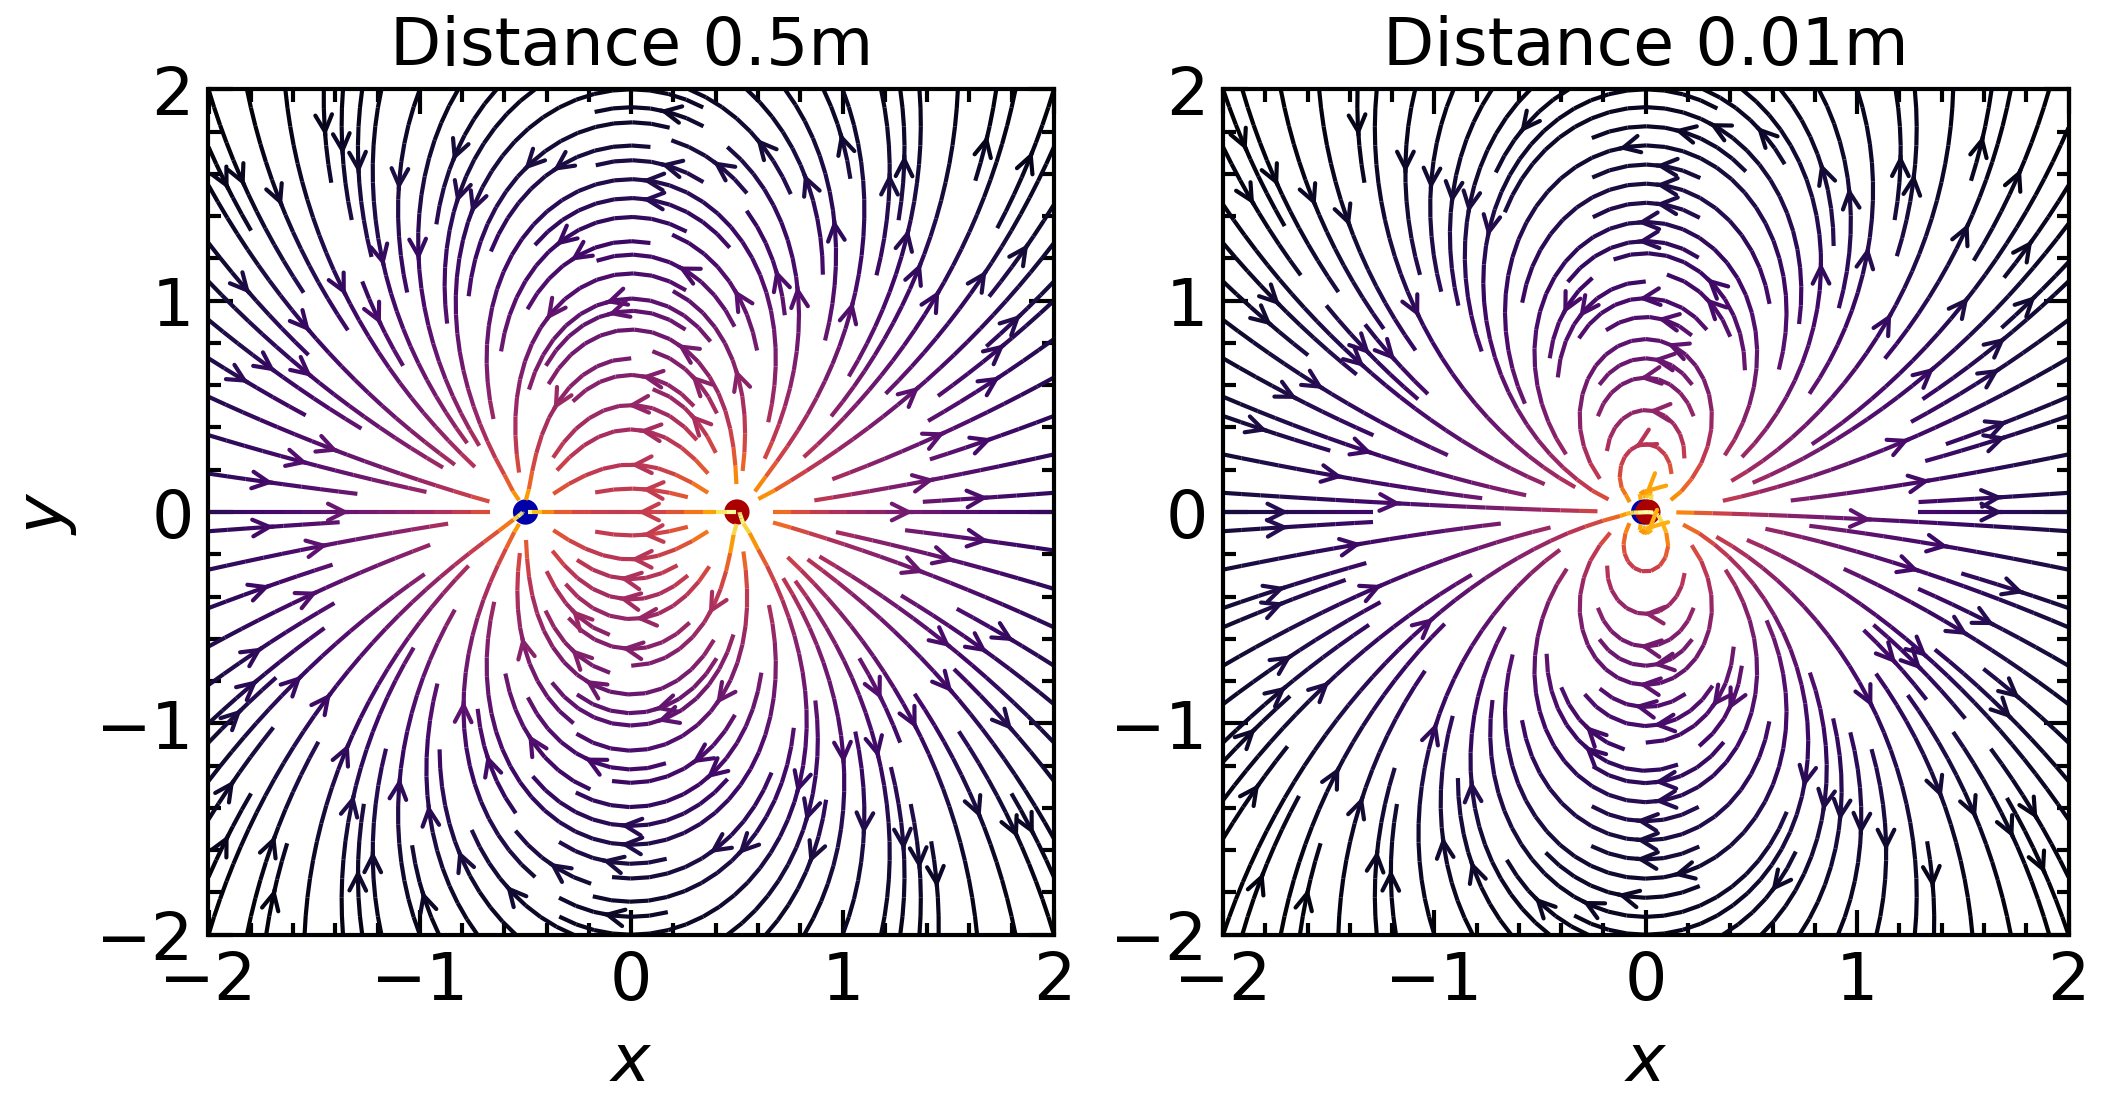

This figure's Python source:
# %% 
import matplotlib.pyplot as plt
import scienceplots

from pyEMField import E_field, Particle
from pyEMField import QE, QP

plt.style.use(["science", "notebook"])

# %% Electric dipole
distance_1 = 0.5  # m
distance_2 = 0.01  # m

fig, ax = plt.subplots(1, 2)

qe = Particle(charge=QE, position=[-distance_1, 0.0])
qp = Particle(charge=QP, position=[distance_1, 0.0])

vector_charges = [qe, qp]

field = E_field(vector_charges, nx=64, ny=64)
field.calculate_E()
field.plot(ax=ax[0])
ax[0].set(title="Distance 0.5m")

qe = Particle(charge=QE, position=[-distance_2, 0.0])
qp = Particle(charge=QP, position=[distance_2, 0.0])

vector_charges = [qe, qp]

field2 = E_field(vector_charges, nx=64, ny=64)
field2.calculate_E()
field2.plot(ax=ax[1])
ax[1].set(title="Distance 0.01m", ylabel="")

plt.show()

fig.savefig("electric_dipole.png", dpi=300)
# %% 